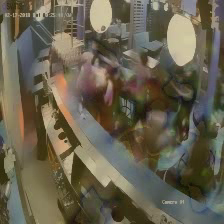
#> input picture frame 14 of ChangedVideoSample.avi, 224 x 224 px, given in place of slow.mp4, which was not available
$ jupyter execute optical_flow.ipynb   (text cells are left out)
#> lines starting #> are read from the running program, lines starting #| are printed output that depends on the picture; pictures that were not available may be replaced by others from this repository, and a replacement may not be noted
#> further down, old_frame is the input picture: shape (224, 224, 3); mean B, G, R 78.6, 96.8, 103.2
[cell 1]
isColab = False

if(isColab):
    # connect google drive
    from google.colab import drive
    drive.mount('/content/drive')

[cell 2]
import cv2
import numpy as np
import matplotlib.pyplot as plt
if(isColab): from google.colab.patches import cv2_imshow

[cell 3]
def custom_box_filter(image, kernel_size):
    # Pad the image with zeros to handle border cases
    pad_size = kernel_size // 2
    if len(image.shape) == 3:
        padded_image = np.pad(image, ((pad_size, pad_size), (pad_size, pad_size), (0, 0)), 'constant')
    else:
        padded_image = np.pad(image, pad_size, 'constant')

    # Compute the integral image
    integral_img = np.cumsum(np.cumsum(padded_image, axis=0), axis=1)

    # Compute the sums using the integral image
    sum_top_right = integral_img[kernel_size:, kernel_size:]
    sum_top_left = integral_img[kernel_size:, :-kernel_size]
    sum_bottom_right = integral_img[:-kernel_size, kernel_size:]
    sum_bottom_left = integral_img[:-kernel_size, :-kernel_size]

    sums = sum_top_right - sum_top_left - sum_bottom_right + sum_bottom_left

    # Divide by kernel area to get the average
    filtered_image = sums / (kernel_size ** 2)

    # Crop the filtered image to the original size
    return filtered_image[pad_size:-pad_size, pad_size:-pad_size]

[cell 4]
def custom_blur(image, kernel_size):
#> called with kernel_size = 7
    if len(image.shape) == 2:  # Grayscale image
        rows, cols = image.shape
        image_blurred = np.zeros_like(image, dtype=np.float32)

        for i in range(rows):
            for j in range(cols):
                start_row, end_row = max(0, i - kernel_size // 2), min(rows, i + kernel_size // 2 + 1)
                start_col, end_col = max(0, j - kernel_size // 2), min(cols, j + kernel_size // 2 + 1)
                image_blurred[i, j] = np.mean(image[start_row:end_row, start_col:end_col])

    elif len(image.shape) == 3:  # RGB image
        rows, cols, channels = image.shape
#> rows = 224; cols = 224; channels = 3
        image_blurred = np.zeros_like(image, dtype=np.float32)

        for c in range(channels):
            for i in range(rows):
                for j in range(cols):
                    start_row, end_row = max(0, i - kernel_size // 2), min(rows, i + kernel_size // 2 + 1)
                    start_col, end_col = max(0, j - kernel_size // 2), min(cols, j + kernel_size // 2 + 1)
                    image_blurred[i, j, c] = np.mean(image[start_row:end_row, start_col:end_col, c])
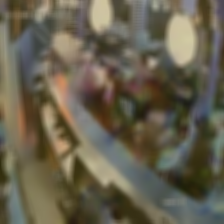
#> image_blurred: shape (224, 224, 3) float32; mean B, G, R 78.6, 96.8, 103.2

    else:
        raise ValueError("Unsupported image shape")

    return image_blurred

[cell 5]
import numpy as np

def goodFeaturesToTrack(image, maxCorners=100, qualityLevel=0.03, blocksize=7):

    # Image blurring with averaging filter
    image = custom_blur(image, blocksize)

    # Compute gradients using Sobel filter
    Ix = np.gradient(image, axis=1)
    Iy = np.gradient(image, axis=0)

    # Compute products of gradients at each pixel
    Ixx = Ix**2
    Iyy = Iy**2
    Ixy = Ix*Iy

    # Compute the sums of products of gradients in local windows
    Sxx = custom_box_filter(Ixx, blocksize)
    Syy = custom_box_filter(Iyy, blocksize)
    Sxy = custom_box_filter(Ixy, blocksize)
#> call 3 of custom_box_filter, with kernel_size = 7
#> in custom_box_filter (call 3), `integral_img = np.cumsum(np.cumsum(padded_image, axis=0), axis=1)`:
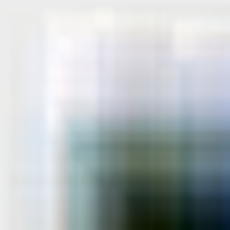
#> integral_img: shape (230, 230, 3) float32; mean B, G, R -30525.8, -31926.6, -36891.1; drawn with min black and max white
#> in custom_box_filter (call 3), `return filtered_image[pad_size:-pad_size, pad_size:-pad_size]`:
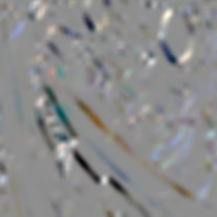
#> returned value: shape (217, 217, 3) float32; mean of channels 0, 1, 2 -2.6, -2.8, -3.1; drawn with min black and max white

    # Compute the determinant and trace of the matrix M for each pixel
    detM = (Sxx * Syy) - (Sxy**2)
    traceM = Sxx + Syy
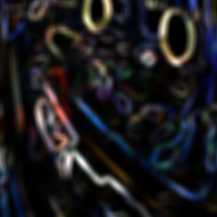
#> traceM: shape (217, 217, 3) float32; mean B, G, R 37.1, 33.6, 35.1; drawn with min black and max white

    # Compute the Harris response with detM and traceM
    harris_response = detM - 0.04 * (traceM**2)
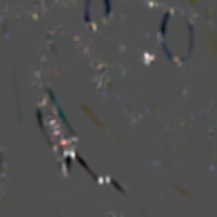
#> harris_response: shape (217, 217, 3) float32; mean B, G, R 36.2, 43.2, 50.2; drawn with min black and max white

    # Threshold the Harris response to find candidate corners
    threshold = qualityLevel * harris_response.max()
#> threshold = 2326.7
    corners = np.argwhere(harris_response > threshold)
#> corners = 815 rows, first 8: [1, 150, 1], [1, 151, 1], [1, 151, 2], [2, 149, 1], [2, 149, 2], [2, 150, 0], [2, 150, 1], [2, 150, 2]

    # Sort the corners by Harris response in descending order
    sorted_corners = corners[np.argsort(harris_response[corners[:, 0], corners[:, 1]])[::-1]]

    # Keep the top 'maxCorners' corners
    selected_corners = sorted_corners[:maxCorners]

    final_corners = np.array(selected_corners)
    final_corners = final_corners.reshape(-1, 1, 2)
#> final_corners = 450 rows, first 8: [1, 150], [1, 1], [151, 1], [1, 151], [2, 1], [150, 1], [1, 151], [1, 1]

    return final_corners

[cell 6]
def optical_flow(old_frame, new_frame, window_size, min_quality):

    feature_list = goodFeaturesToTrack(old_frame, max_corners, min_quality, blocksize)

    w = int(window_size/2)

    # Normalize
    old_frame = old_frame / 255.0
    new_frame = new_frame / 255.0

    # Convolve to get gradients w.r.to X, Y and T dimensions
    kernel_x = np.array([[-1, 1], [-1, 1]]) * 0.25  # Sobel kernel for x-gradient
    kernel_y = np.array([[-1, -1], [1, 1]]) * 0.25  # Sobel kernel for y-gradient
    kernel_t = np.array([[1, 1], [1, 1]]) * 0.25  # Simple difference kernel for t-gradient


    # cv2.filter2D is allowed for convolution!
    fx = cv2.filter2D(old_frame, -1, kernel_x)
    fy = cv2.filter2D(old_frame, -1, kernel_y)
    ft = cv2.filter2D(new_frame, -1, kernel_t) - cv2.filter2D(old_frame, -1, kernel_t)

    u = np.zeros(old_frame.shape)
    v = np.zeros(old_frame.shape)

    for feature in feature_list:
        i, j = feature.ravel()
        i, j = int(i), int(j)

        Ix = fx[i-w:i+w+1, j-w:j+w+1].flatten()
        Iy = fy[i-w:i+w+1, j-w:j+w+1].flatten()
        It = ft[i-w:i+w+1, j-w:j+w+1].flatten()

        b = -It  # Negate It to move it to the right-hand side of the equation
        A = np.vstack((Ix, Iy)).T

        # Add a regularization term to A.T @ A for numerical stability
        nu = 0.001
        U = np.linalg.pinv(A.T @ A + nu * np.eye(2)) @ A.T @ b

        u[i, j] = U[0]
        v[i, j] = U[1]

    return (u, v)

[cell 7]
if(isColab): cap = cv2.VideoCapture('/content/drive/MyDrive/optical_flow/slow.mp4')
else: cap = cv2.VideoCapture("C:/Users/labinno/Desktop/cv_project/slow.mp4")

# Take first frame and find corners in it
ret, old_frame = cap.read()

# Width and height of the file to save
width = cap.get(cv2.CAP_PROP_FRAME_WIDTH)
height = cap.get(cv2.CAP_PROP_FRAME_HEIGHT)

# 'output.mp4' will be generated!
fourcc = cv2.VideoWriter_fourcc(*'DIVX')
out = cv2.VideoWriter('output.avi', fourcc, 30.0, (int(width), int(height)))

old_gray = cv2.cvtColor(old_frame, cv2.COLOR_BGR2GRAY)

# Shi Tomasi parameter
max_corners = 100
min_quality = 0.3
blocksize = 7
p0 = goodFeaturesToTrack(old_frame, max_corners, min_quality, blocksize)
#> p0 has the same summary as final_corners in goodFeaturesToTrack

# Create a mask image for drawing purposes
mask = np.zeros_like(old_frame)

while(1):
    ret, current_frame = cap.read()
    if not ret:
        break
    frame_gray = cv2.cvtColor(current_frame, cv2.COLOR_BGR2GRAY)

    # calculate optical flow
    U, V = optical_flow(old_gray, frame_gray, 15, 0.03)
#> call 2 of goodFeaturesToTrack, with maxCorners = 100, qualityLevel = 0.03, blocksize = 7
#> call 2 of custom_blur, with kernel_size = 7
#> after the loop in custom_blur (call 2), `for i in range(rows):`:
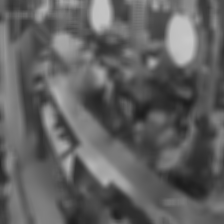
#> image_blurred: shape (224, 224) float32; min 28.39, max 200.6, mean 96.6
#> in goodFeaturesToTrack (call 2), `Ix = np.gradient(image, axis=1)`:
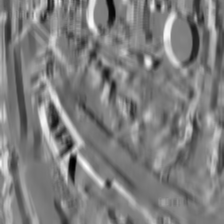
#> Ix: shape (224, 224) float32; min -18.46, max 18.79, mean -0.0407; drawn with min black and max white
#> in goodFeaturesToTrack (call 2), `Iy = np.gradient(image, axis=0)`:
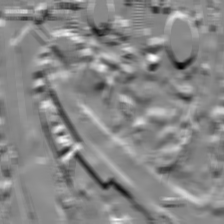
#> Iy: shape (224, 224) float32; min -18.6, max 16.09, mean -0.113; drawn with min black and max white
#> call 4 of custom_box_filter, with kernel_size = 7
#> in custom_box_filter (call 4), `padded_image = np.pad(image, pad_size, 'constant')`:
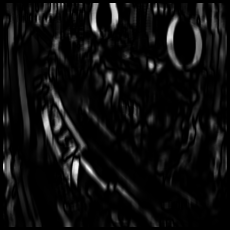
#> padded_image: shape (230, 230) float32; min 0, max 352.9, mean 20.5; drawn with min black and max white
#> in custom_box_filter (call 4), `integral_img = np.cumsum(np.cumsum(padded_image, axis=0), axis=1)`:
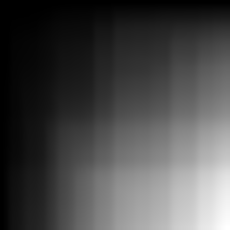
#> integral_img: shape (230, 230) float32; min 0, max 1081872.2, mean 312891.1; drawn with min black and max white
#> in goodFeaturesToTrack (call 2), `threshold = qualityLevel * harris_response.max()`: threshold = 202.6
#> in goodFeaturesToTrack (call 2), `corners = np.argwhere(harris_response > threshold)`: corners = 4323 pairs, first value 0 to 216, second value 0 to 214
#> in goodFeaturesToTrack (call 2), `sorted_corners = corners[np.argsort(harris_response[corners[:, 0], cor..`: sorted_corners has the same summary as corners
#> in goodFeaturesToTrack (call 2), `selected_corners = sorted_corners[:maxCorners]`: selected_corners = 100 pairs, first value 3 to 182, second value 52 to 152
#> in goodFeaturesToTrack (call 2), `final_corners = np.array(selected_corners)`: final_corners has the same summary as selected_corners
#> in goodFeaturesToTrack (call 2), `final_corners = final_corners.reshape(-1, 1, 2)`: final_corners = 100 rows, first 8: [154, 72], [180, 100], [55, 146], [180, 101], [56, 147], [154, 73], [56, 146], [55, 147]
#> in optical_flow, `feature_list = goodFeaturesToTrack(old_frame, max_corners, min_quality..`: feature_list has the same summary as final_corners in goodFeaturesToTrack
#> the loop in optical_flow, `for feature in feature_list:` made 100 passes
#> (i, j, U) on passes 1 to 12: (154, 72, [0, 0]), (180, 100, [0.00699, -0.00301]), (55, 146, [0.186, -0.022]), (180, 101, [-0.00113, -0.0046]), (56, 147, [0.153, -0.0473]), (154, 73, [9.92e-05, -0.000125]), (56, 146, [0.193, -0.0409]), (55, 147, [0.14, -0.035]), (155, 72, [0, 0]), (153, 72, [0, 0]), (155, 73, [9.15e-05, -0.000153]), (179, 100, [-0.00139, -0.018])

    for i in range(current_frame.shape[0]):
        for j in range(current_frame.shape[1]):
            u, v = U[i][j], V[i][j]
            if u and v:
                mask = cv2.line(mask, (j, i), (int(round(j + u)), int(round(i + v))), (0, 255, 0), 2)
                frame = cv2.arrowedLine(current_frame, (j, i), (int(round(j + u)), int(round(i + v))), (0, 255, 0), thickness=2)
                current_frame = cv2.add(current_frame, mask)

    # Display the frame with optical flow vectors
    if(isColab): cv2_imshow(current_frame)  # For Google Colab
    else: cv2.imshow('Lucas-Kanade Optical Flow', current_frame)

    out.write(current_frame)
    # Break the loop if 'Esc' key is pressed
    if cv2.waitKey(30) == 27:
#> (key Esc is pressed here)
        break

    # Set the current frame as the previous frame for the next iteration
    old_gray = frame_gray

# Release the video capture object
cap.release()
out.release()

# Close the plot window when done
plt.close()
cv2.destroyAllWindows()

$ run again, starting later in the video
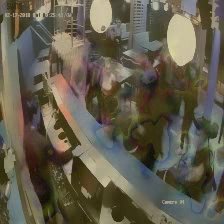
#> input picture frame 67 of ChangedVideoSample.avi, 224 x 224 px, given in place of slow.mp4, which was not available
#> old_frame is the input picture: shape (224, 224, 3); mean B, G, R 77.2, 93.5, 99.1
#> in goodFeaturesToTrack, `harris_response = detM - 0.04 * (traceM**2)`:
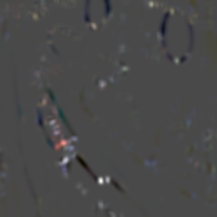
#> harris_response: shape (217, 217, 3) float32; mean B, G, R 43.8, 39.4, 44.6; drawn with min black and max white
#> threshold = 2903.2
#> corners = 448 rows, first 8: [2, 150, 1], [2, 150, 2], [2, 151, 1], [2, 151, 2], [2, 152, 1], [2, 152, 2], [3, 150, 1], [3, 150, 2]
#> in goodFeaturesToTrack, `final_corners = final_corners.reshape(-1, 1, 2)`: final_corners = 450 rows, first 8: [2, 150], [1, 2], [150, 2], [2, 151], [1, 2], [150, 1], [2, 150], [2, 2]
#> p0 has the same summary as final_corners in goodFeaturesToTrack
#> Ix: shape (224, 224) float32
#> Iy: shape (224, 224) float32
#> Ixx: shape (224, 224) float32
#> Iyy: shape (224, 224) float32
#> Ixy: shape (224, 224) float32
#> in custom_box_filter (call 4), `padded_image = np.pad(image, pad_size, 'constant')`:
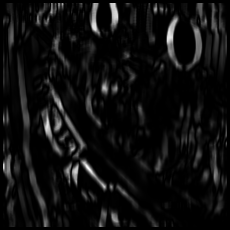
#> padded_image: shape (230, 230) float32; min 0, max 353.7, mean 21.7; drawn with min black and max white
#> integral_img: shape (230, 230) float32
#> in goodFeaturesToTrack (call 2), `final_corners = final_corners.reshape(-1, 1, 2)`: final_corners = 100 rows, first 8: [180, 100], [180, 101], [181, 100], [181, 101], [179, 100], [179, 101], [182, 100], [182, 101]
#> feature_list has the same summary as final_corners in goodFeaturesToTrack
#> the loop in optical_flow, `for feature in feature_list:` made 100 passes
#> (i, j, U) on passes 1 to 8: (180, 100, [0.00157, 0.00535]), (180, 101, [0.00428, -0.000671]), (181, 100, [0.00104, 0.00442]), (181, 101, [0.0038, -0.000958]), (179, 100, [0.00518, 0.0125]), (179, 101, [0.00478, 0.00221]), (182, 100, [0.00148, -0.000348]), (182, 101, [0.00289, -0.00247])

$ run again, starting later in the video
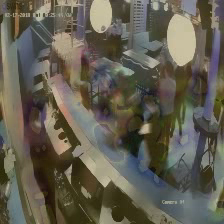
#> input picture frame 119 of ChangedVideoSample.avi, 224 x 224 px, given in place of slow.mp4, which was not available
#> old_frame is the input picture: shape (224, 224, 3); mean B, G, R 80.4, 94, 98.2
#> threshold = 5407.1
#> corners = 263 rows, first 8: [119, 141, 1], [119, 141, 2], [119, 142, 1], [119, 142, 2], [119, 143, 2], [120, 140, 2], [120, 141, 0], [120, 141, 1]
#> in goodFeaturesToTrack, `final_corners = final_corners.reshape(-1, 1, 2)`: final_corners = 450 rows, first 8: [119, 141], [1, 119], [141, 2], [119, 142], [1, 119], [141, 1], [119, 141], [2, 119]
#> p0 has the same summary as final_corners in goodFeaturesToTrack
#> Ix: shape (224, 224) float32
#> Iy: shape (224, 224) float32
#> Ixx: shape (224, 224) float32
#> Iyy: shape (224, 224) float32
#> Ixy: shape (224, 224) float32
#> in custom_box_filter (call 4), `padded_image = np.pad(image, pad_size, 'constant')`:
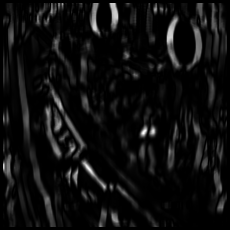
#> padded_image: shape (230, 230) float32; min 0, max 366.1, mean 21.9; drawn with min black and max white
#> integral_img: shape (230, 230) float32
#> in goodFeaturesToTrack (call 2), `final_corners = final_corners.reshape(-1, 1, 2)`: final_corners = 100 rows, first 8: [126, 138], [127, 138], [127, 139], [126, 139], [126, 137], [127, 137], [125, 138], [127, 140]
#> feature_list has the same summary as final_corners in goodFeaturesToTrack
#> the loop in optical_flow, `for feature in feature_list:` made 100 passes
#> (i, j, U) on passes 1 to 8: (126, 138, [-0.245, -0.811]), (127, 138, [-0.357, -0.483]), (127, 139, [-0.309, -0.563]), (126, 139, [-0.191, -0.872]), (126, 137, [-0.244, -0.796]), (127, 137, [-0.353, -0.442]), (125, 138, [-0.111, -0.958]), (127, 140, [-0.316, -0.588])
